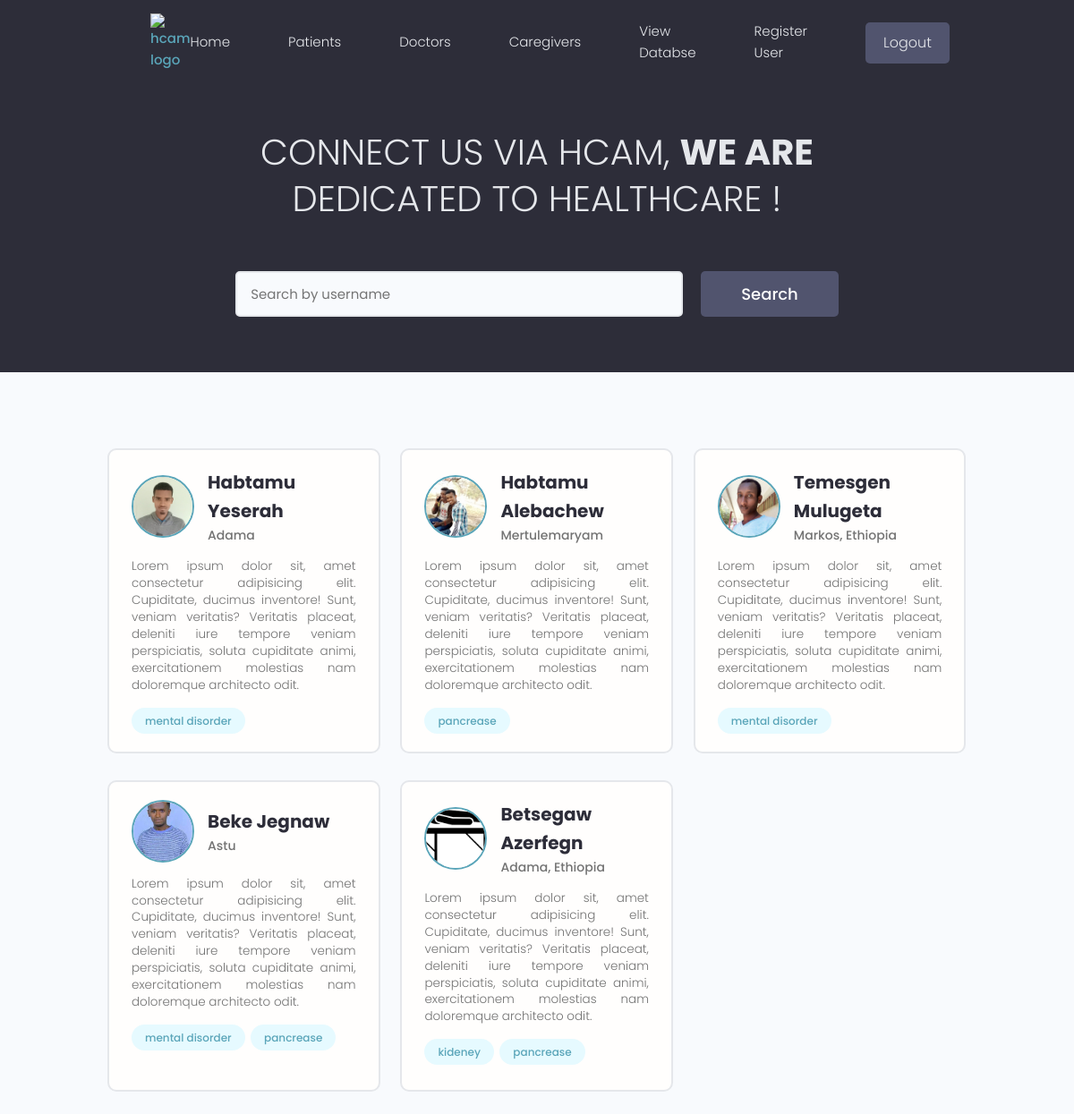
The page /patient-page/ (signed in) on the database as committed earlier.
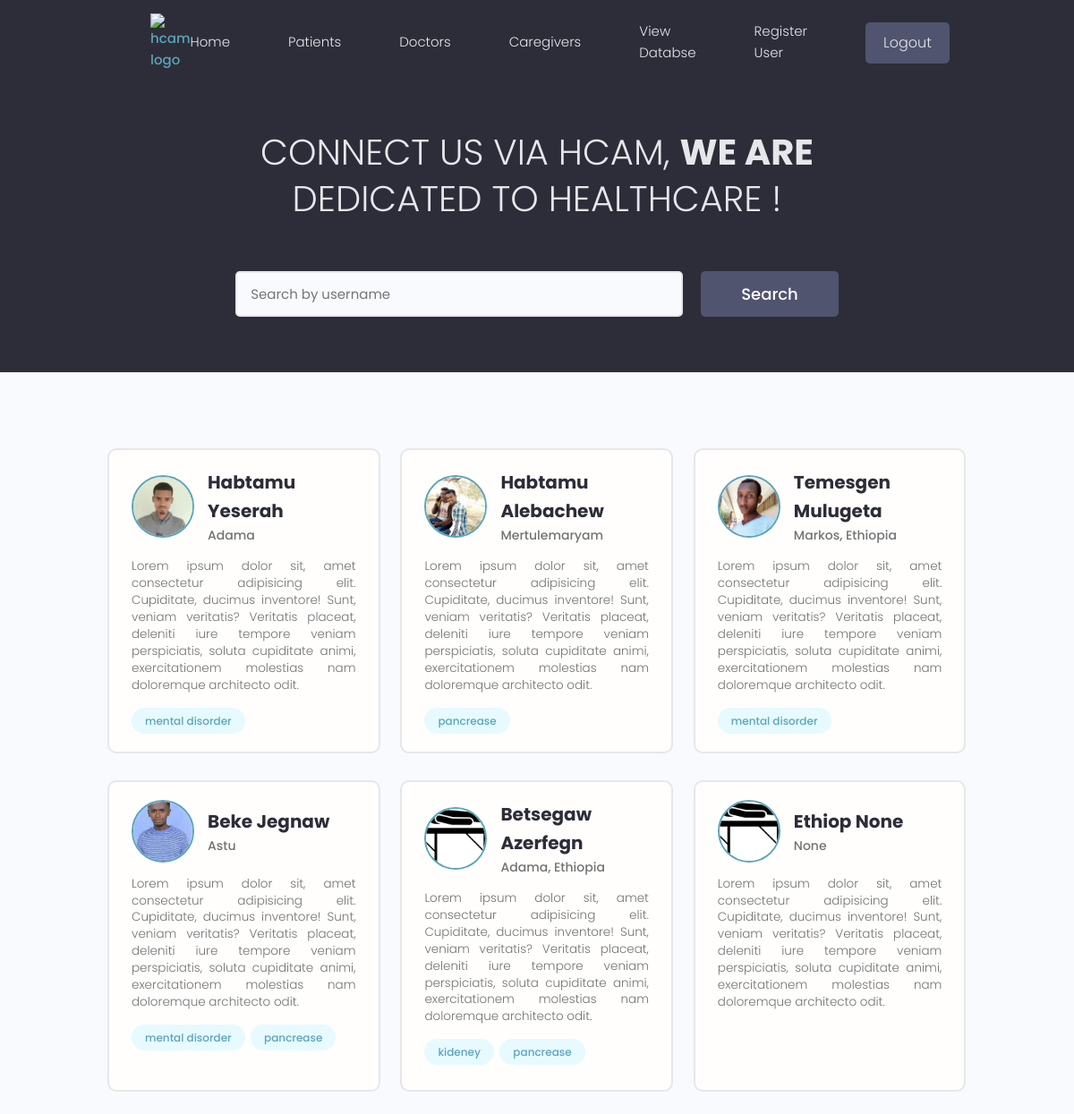
The same page on the database as committed later.
### users/models.py (models this page shows, shortened)
class Patient(models.Model):
    user = models.OneToOneField(UserAccount, null=True, blank=True, on_delete=models.CASCADE)
    first_name = models.CharField(max_length=100, null=True, blank=True)
    middle_name = models.CharField(max_length=100, null=True, blank=True)
    last_name = models.CharField(max_length=100, null=True, blank=True)
    email = models.EmailField(max_length=150, null=True, blank=True)
    username = models.CharField(max_length=100, null=True, blank=True)
    location = models.CharField(max_length=100, null=True, blank=True)
    national_id = models.ImageField(null=True, blank=True, default='national.jpg')
    age = models.PositiveIntegerField(null=True, blank=True)
    outPatient = models.BooleanField(null=True, blank=True)
    doctor = models.ForeignKey(Doctor, null=True, blank=True, on_delete=models.SET_NULL)
    diseases = models.ManyToManyField('Disease')
    caregiver = models.ForeignKey(Caregiver, null=True, blank=True, on_delete=models.CASCADE)
    profile_image = models.ImageField(null=True, blank=True, default='default-patient.png')
    created = models.DateTimeField(auto_now_add=True)
    id = models.UUIDField(default=uuid.uuid4, unique=True, primary_key=True, editable=False)

class Disease(models.Model):
    title = models.CharField(max_length=100, null=True, blank=True)
    description = models.TextField(null=True, blank=True)
    cause = models.TextField(null=True, blank=True)
    symptom = models.TextField(null=True, blank=True)
    updated = models.DateTimeField(auto_now=True)
    created = models.DateTimeField(auto_now_add=True)
    id = models.UUIDField(default=uuid.uuid4, unique=True, primary_key=True, editable=False)
    def __str__(self):
        return str(self.title)

### hcam/views.py (the view)
# urls.py: path('patient-page/', views.patientPage, name = 'patient-page'),
@login_required(login_url="login")
def patientPage(request):
    patientObj = Patient.objects.all()
    context = {'patients':patientObj}
    return render(request, 'hcam/patientPage.html', context)

### hcam/templates/hcam/patientPage.html (shortened to what this page needs)
{% extends 'main.html' %}
{% block content %}
{% include 'navbar.html' %}
<section class="hero-section text-center">
  <div class="container container--narrow">
    <div class="hero-section__box">
      <h2>CONNECT US VIA HCAM, <span>WE ARE</span></h2>
      <h2>DEDICATED TO HEALTHCARE !</h2>
    </div>
    <div class="hero-section__search">
      <form class="form" action="#" method="get">
        <div class="form__field">
          <input class="input input--text" id="formInput#search" type="text" name="text"
            placeholder="Search by username" />
        </div>
        <input class="btn btn--sub btn--lg" type="submit" value="Search" />
      </form>
    </div>
  </div>
</section>
<main class="home">
    <section class="devlist">
      <div class="container">
        <div class="grid grid--three">
          {% for patient in patients %}
          <div class="column card">
            <div class="dev">
              <a href="{% url 'single-patient' patient.id %}" class="card__body">
                <div class="dev__profile">
                  <img class="avatar avatar--md" src="{{patient.profile_image.url}}" alt="image" />
                  <div class="dev__meta">
                    <h3>{{patient.first_name}} {{patient.middle_name}}</h3>
                    <h5>{{patient.location}}</h5>
                  </div>
                </div>
                <p class="dev__info">
                  Lorem ipsum dolor sit, amet consectetur adipisicing elit. Cupiditate, ducimus inventore! Sunt,
                  veniam veritatis? Veritatis placeat, deleniti iure tempore veniam perspiciatis, soluta cupiditate
                  animi, exercitationem molestias nam doloremque architecto odit.
                </p>
                <div class="dev__skills">
                {% for disease in patient.diseases.all %}
                  <span class="tag tag--pill tag--main">
                    <small>{{disease}}</small>
                  </span>
                {% endfor %}
                </div>
              </a>
            </div>
          </div>
          {% endfor %}
        </div>
      </div>
    </section>
  </main>
  {%endblock %}

Rows that differ between the two databases and show on the page:
added Patient: profile_image (placeholder picture), first_name "Ethiop", middle_name "None", location "None"
